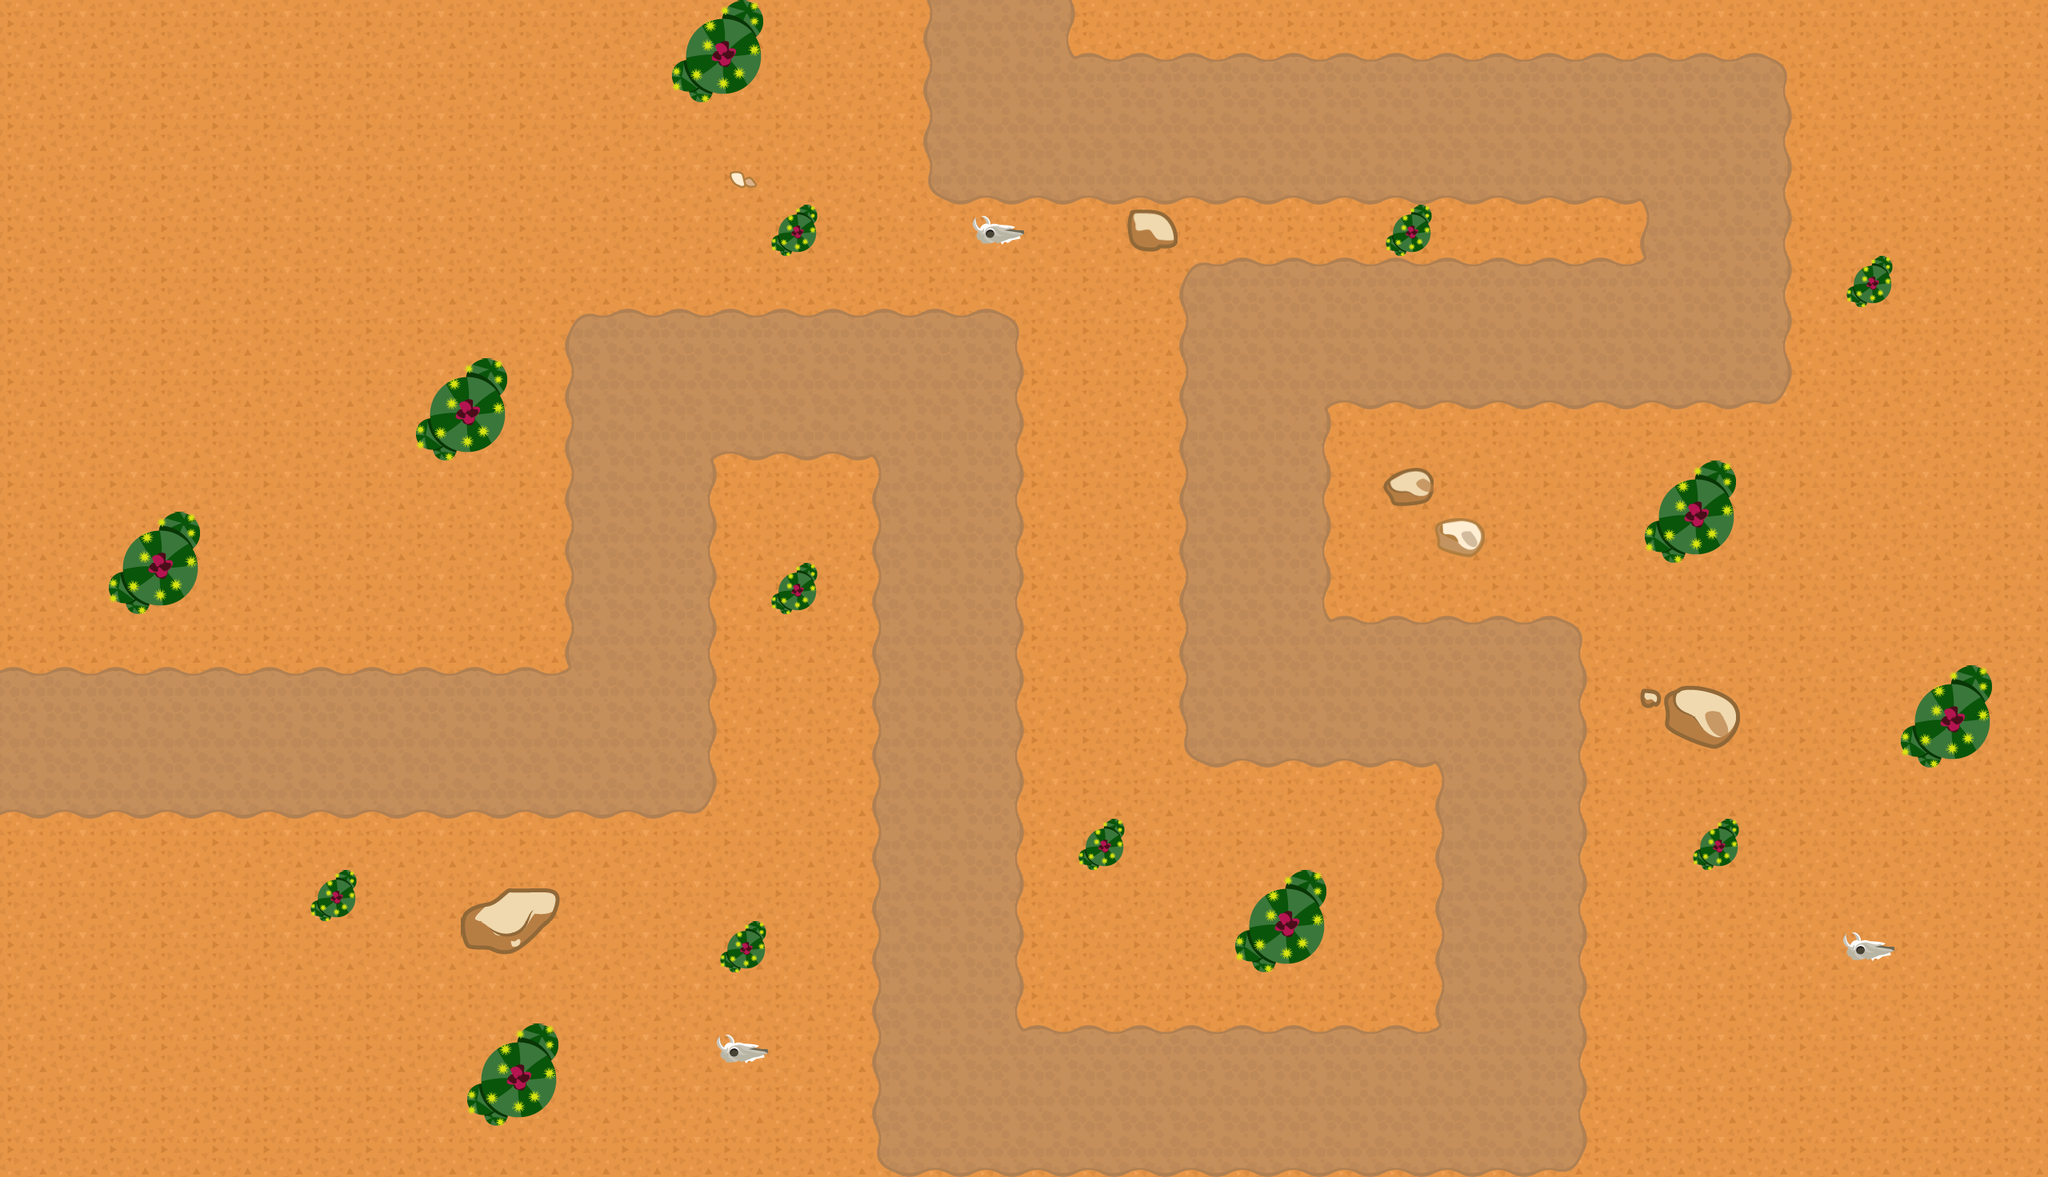

Rendered tile map (Tiled .tmx) drawn with the repository's tilesets; below, a short description and the full map source, tile grids included:
An orthogonal 40x23 tile map with 64x64 px tiles, 2 tile layers (Tile Layer 1, Tile Layer 2), 4 tilesets.

<map version="1.0" tiledversion="1.0.2" orientation="orthogonal" renderorder="right-down" width="40" height="23" tilewidth="64" tileheight="64" nextobjectid="1">
 <tileset firstgid="1" name="tiles" tilewidth="64" tileheight="64" spacing="2" tilecount="49" columns="7">
  <image source="tiles/tiles.png" width="512" height="512" />
  <terraintypes>
   <terrain name="Path" tile="18" />
  </terraintypes>
  <tile id="14" terrain=",,,0" />
  <tile id="15" terrain=",,0,0" />
  <tile id="16" terrain=",,0," />
  <tile id="17" terrain=",0,,0" />
  <tile id="18" terrain="0,0,0,0" />
  <tile id="19" terrain="0,,0," />
  <tile id="20" terrain=",0,," />
  <tile id="21" terrain="0,0,," />
  <tile id="22" terrain="0,,," />
  <tile id="23" terrain="0,,0,0" />
  <tile id="24" terrain=",0,0,0" />
  <tile id="25" terrain="0,0,,0" />
  <tile id="26" terrain="0,0,0," />
 </tileset>
 <tileset firstgid="50" name="tiles3" tilewidth="64" tileheight="64" spacing="2" tilecount="49" columns="7">
  <image source="tiles/tiles3.png" width="512" height="512" />
 </tileset>
 <tileset firstgid="99" name="tiles4" tilewidth="64" tileheight="64" spacing="2" tilecount="105" columns="7">
  <image source="tiles/tiles4.png" width="512" height="1024" />
 </tileset>
 <tileset firstgid="204" name="skull" tilewidth="64" tileheight="64" tilecount="1" columns="1">
  <image source="tiles/z_Other/skull.png" width="64" height="64" />
 </tileset>
 <layer name="Tile Layer 1" width="40" height="23">
  <data encoding="csv">
1,1,1,1,1,1,1,1,1,1,1,1,1,1,1,1,1,1,1,1,1,1,1,1,1,1,1,1,1,1,1,1,1,1,1,1,1,1,1,1,
1,1,1,1,1,1,1,1,1,1,1,1,1,1,1,1,1,1,1,1,1,1,1,1,1,1,1,1,1,1,1,1,1,1,1,1,1,1,1,1,
1,1,1,1,1,1,1,1,1,1,1,1,1,1,1,1,1,1,1,1,1,1,1,1,1,1,1,1,1,1,1,1,1,1,1,1,1,1,1,1,
1,1,1,1,1,1,1,1,1,1,1,1,1,1,1,1,1,1,1,1,1,1,1,1,1,1,1,1,1,1,1,1,1,1,1,1,1,1,1,1,
1,1,1,1,1,1,1,1,1,1,1,1,1,1,1,1,1,1,1,1,1,1,1,1,1,1,1,1,1,1,1,1,1,1,1,1,1,1,1,1,
1,1,1,1,1,1,1,1,1,1,1,1,1,1,1,1,1,1,1,1,1,1,1,1,1,1,1,1,1,1,1,1,1,1,1,1,1,1,1,1,
1,1,1,1,1,1,1,1,1,1,1,1,1,1,1,1,1,1,1,1,1,1,1,1,1,1,1,1,1,1,1,1,1,1,1,1,1,1,1,1,
1,1,1,1,1,1,1,1,1,1,1,1,1,1,1,1,1,1,1,1,1,1,1,1,1,1,1,1,1,1,1,1,1,1,1,1,1,1,1,1,
1,1,1,1,1,1,1,1,1,1,1,1,1,1,1,1,1,1,1,1,1,1,1,1,1,1,1,1,1,1,1,1,1,1,1,1,1,1,1,1,
1,1,1,1,1,1,1,1,1,1,1,1,1,1,1,1,1,1,1,1,1,1,1,1,1,1,1,1,1,1,1,1,1,1,1,1,1,1,1,1,
1,1,1,1,1,1,1,1,1,1,1,1,1,1,1,1,1,1,1,1,1,1,1,1,1,1,1,1,1,1,1,1,1,1,1,1,1,1,1,1,
1,1,1,1,1,1,1,1,1,1,1,1,1,1,1,1,1,1,1,1,1,1,1,1,1,1,1,1,1,1,1,1,1,1,1,1,1,1,1,1,
1,1,1,1,1,1,1,1,1,1,1,1,1,1,1,1,1,1,1,1,1,1,1,1,1,1,1,1,1,1,1,1,1,1,1,1,1,1,1,1,
1,1,1,1,1,1,1,1,1,1,1,1,1,1,1,1,1,1,1,1,1,1,1,1,1,1,1,1,1,1,1,1,1,1,1,1,1,1,1,1,
1,1,1,1,1,1,1,1,1,1,1,1,1,1,1,1,1,1,1,1,1,1,1,1,1,1,1,1,1,1,1,1,1,1,1,1,1,1,1,1,
1,1,1,1,1,1,1,1,1,1,1,1,1,1,1,1,1,1,1,1,1,1,1,1,1,1,1,1,1,1,1,1,1,1,1,1,1,1,1,1,
1,1,1,1,1,1,1,1,1,1,1,1,1,1,1,1,1,1,1,1,1,1,1,1,1,1,1,1,1,1,1,1,1,1,1,1,1,1,1,1,
1,1,1,1,1,1,1,1,1,1,1,1,1,1,1,1,1,1,1,1,1,1,1,1,1,1,1,1,1,1,1,1,1,1,1,1,1,1,1,1,
1,1,1,1,1,1,1,1,1,1,1,1,1,1,1,1,1,1,1,1,1,1,1,1,1,1,1,1,1,1,1,1,1,1,1,1,1,1,1,1,
1,1,1,1,1,1,1,1,1,1,1,1,1,1,1,1,1,1,1,1,1,1,1,1,1,1,1,1,1,1,1,1,1,1,1,1,1,1,1,1,
1,1,1,1,1,1,1,1,1,1,1,1,1,1,1,1,1,1,1,1,1,1,1,1,1,1,1,1,1,1,1,1,1,1,1,1,1,1,1,1,
1,1,1,1,1,1,1,1,1,1,1,1,1,1,1,1,1,1,1,1,1,1,1,1,1,1,1,1,1,1,1,1,1,1,1,1,1,1,1,1,
1,1,1,1,1,1,1,1,1,1,1,1,1,1,1,1,1,1,1,1,1,1,1,1,1,1,1,1,1,1,1,1,1,1,1,1,1,1,1,1
</data>
 </layer>
 <layer name="Tile Layer 2" width="40" height="23">
  <data encoding="csv">
0,0,0,0,0,0,0,0,0,0,0,0,0,129,130,0,0,0,18,19,20,0,0,0,0,0,0,0,0,0,0,0,0,0,0,0,0,0,0,0,
0,0,0,0,0,0,0,0,0,0,0,0,0,131,132,0,0,0,18,19,24,16,16,16,16,16,16,16,16,16,16,16,16,16,17,0,0,0,0,0,
0,0,0,0,0,0,0,0,0,0,0,0,0,0,0,0,0,0,18,19,19,19,19,19,19,19,19,19,19,19,19,19,19,19,20,0,0,0,0,0,
0,0,0,0,0,0,0,0,0,0,0,0,0,0,56,0,0,0,21,22,22,22,22,22,22,22,22,22,22,22,22,22,26,19,20,0,0,0,0,0,
0,0,0,0,0,0,0,0,0,0,0,0,0,0,0,133,0,0,0,204,0,0,55,0,0,0,0,133,0,0,0,0,18,19,20,0,0,0,0,0,
0,0,0,0,0,0,0,0,0,0,0,0,0,0,0,0,0,0,0,0,0,0,0,15,16,16,16,16,16,16,16,16,25,19,20,0,133,0,0,0,
0,0,0,0,0,0,0,0,0,0,0,15,16,16,16,16,16,16,16,17,0,0,0,18,19,19,19,19,19,19,19,19,19,19,20,0,0,0,0,0,
0,0,0,0,0,0,0,0,129,130,0,18,19,19,19,19,19,19,19,20,0,0,0,18,19,27,22,22,22,22,22,22,22,22,23,0,0,0,0,0,
0,0,0,0,0,0,0,0,131,132,0,18,19,27,22,22,22,26,19,20,0,0,0,18,19,20,0,0,0,0,0,0,0,0,0,0,0,0,0,0,
0,0,0,0,0,0,0,0,0,0,0,18,19,20,0,0,0,18,19,20,0,0,0,18,19,20,0,53,0,0,0,0,129,130,0,0,0,0,0,0,
0,0,129,130,0,0,0,0,0,0,0,18,19,20,0,0,0,18,19,20,0,0,0,18,19,20,0,0,54,0,0,0,131,132,0,0,0,0,0,0,
0,0,131,132,0,0,0,0,0,0,0,18,19,20,0,133,0,18,19,20,0,0,0,18,19,20,0,0,0,0,0,0,0,0,0,0,0,0,0,0,
0,0,0,0,0,0,0,0,0,0,0,18,19,20,0,0,0,18,19,20,0,0,0,18,19,24,16,16,16,16,17,0,0,0,0,0,0,0,0,0,
16,16,16,16,16,16,16,16,16,16,16,25,19,20,0,0,0,18,19,20,0,0,0,18,19,19,19,19,19,19,20,0,65,66,0,0,0,129,130,0,
19,19,19,19,19,19,19,19,19,19,19,19,19,20,0,0,0,18,19,20,0,0,0,21,22,22,22,22,26,19,20,0,67,68,0,0,0,131,132,0,
22,22,22,22,22,22,22,22,22,22,22,22,22,23,0,0,0,18,19,20,0,0,0,0,0,0,0,0,18,19,20,0,0,0,0,0,0,0,0,0,
0,0,0,0,0,0,0,0,0,0,0,0,0,0,0,0,0,18,19,20,0,133,0,0,0,0,0,0,18,19,20,0,0,133,0,0,0,0,0,0,
0,0,0,0,0,0,133,0,0,57,58,0,0,0,0,0,0,18,19,20,0,0,0,0,129,130,0,0,18,19,20,0,0,0,0,0,0,0,0,0,
0,0,0,0,0,0,0,0,0,59,60,0,0,0,133,0,0,18,19,20,0,0,0,0,131,132,0,0,18,19,20,0,0,0,0,0,204,0,0,0,
0,0,0,0,0,0,0,0,0,0,0,0,0,0,0,0,0,18,19,20,0,0,0,0,0,0,0,0,18,19,20,0,0,0,0,0,0,0,0,0,
0,0,0,0,0,0,0,0,0,129,130,0,0,0,204,0,0,18,19,24,16,16,16,16,16,16,16,16,25,19,20,0,0,0,0,0,0,0,0,0,
0,0,0,0,0,0,0,0,0,131,132,0,0,0,0,0,0,18,19,19,19,19,19,19,19,19,19,19,19,19,20,0,0,0,0,0,0,0,0,0,
0,0,0,0,0,0,0,0,0,0,0,0,0,0,0,0,0,21,22,22,22,22,22,22,22,22,22,22,22,22,23,0,0,0,0,0,0,0,0,0
</data>
 </layer>
</map>
